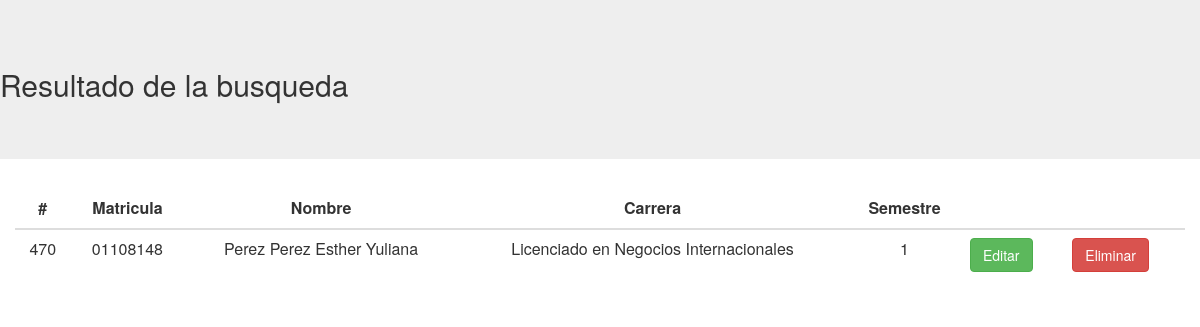
Before: /TablasVistas/Busqueda_Alumnos.php?Matricula_Alumno=01108148 with the older database file.
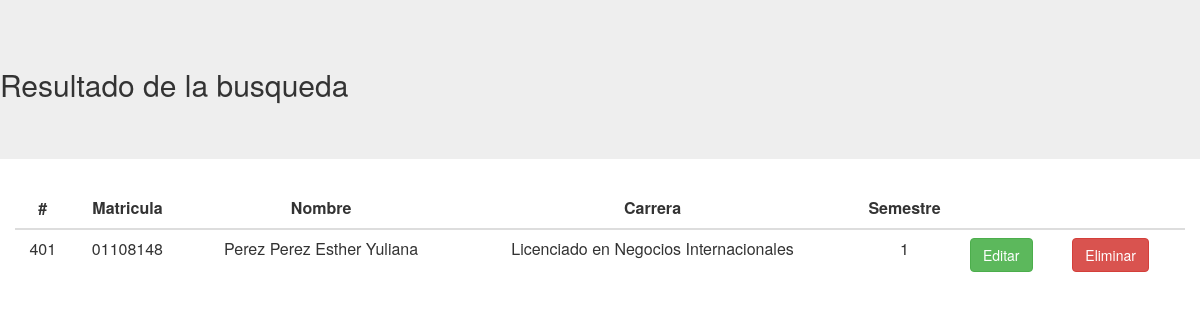
After: the same page with the newer database file.
### tables this page shows
CREATE TABLE `ALUMNOS` (
  `Id_Alumno` int(11) NOT NULL,
  `Matricula_Alumno` varchar(10) NOT NULL,
  `Nombre_Alumno` varchar(70) NOT NULL,
  `Carrera_Alumno` varchar(50) NOT NULL,
  `Semestre_Alumno` varchar(50) NOT NULL
);

### configuracion.php (called while the page is built, shortened)
<?php
  $ALUMNOS = "alumnos";
?>

### TablasVistas/Busqueda_Alumnos.php (the view, shortened to what this page needs)
<?php
  include "../configuracion.php";
  $mysqli = new mysqli($SERVIDOR, $USER, $PASS, $BD);
    $Matricula_Alumno = $_REQUEST['Matricula_Alumno'];
    $Ver_Alumno = "SELECT * FROM $ALUMNOS WHERE Matricula_Alumno = '".$Matricula_Alumno."' ";
    $Result_Busqueda_Alumno = $mysqli->query($Ver_Alumno);
 ?>
<html>
  <head>
    <link rel="stylesheet" href="../includes/css/bootstrap.css">
  </head>
  <body>
    <header class="jumbotron">
      <h2>Resultado de la busqueda</h2>
    </header>
    <div class="container">
      <div class="row">
        <table class="table table-hover">
          <thead>
            <tr>
              <th class="text-center">#</th>
              <th class="text-center">Matricula</th>
              <th class="text-center">Nombre</th>
              <th class="text-center">Carrera</th>
              <th class="text-center">Semestre</th>
              <th class="text-center"></th>
              <th class="text-center"></th>
            </tr>
          </thead>
          <tbody>
            <?php while ($renglon = mysqli_fetch_array($Result_Busqueda_Alumno)) { ?>
            <tr>
                <td class="text-center"><?php echo $renglon['Id_Alumno']?></td>
                <td class="text-center"><?php echo $renglon['Matricula_Alumno']?></td>
                <td class="text-center"><?php echo $renglon['Nombre_Alumno']?></td>
                <td class="text-center"><?php echo $renglon['Carrera_Alumno']?></td>
                <td class="text-center"><?php echo $renglon['Semestre_Alumno']?></td>
                <td><a class="btn btn-success" role ="button" href="../FormsEditar/Alumnos.php?Matricula_Alumno=<?php echo $renglon['Matricula_Alumno']; ?>"> Editar</a></td>
                <td><a class="btn btn-danger" role="button" href="../BibliotecaPHP/Eliminar_Alumnos.php?Matricula_Alumno=<?php echo $renglon['Matricula_Alumno']; ?>"> Eliminar</a></td>
              </tr>
              <?php }?>
          </tbody>
        </table>
      </div>
    </div>
  </body>
</html>

Changed rows visible on the page:
changed alumnos "Perez Perez Esther Yuliana": Id_Alumno "470" → "401"
